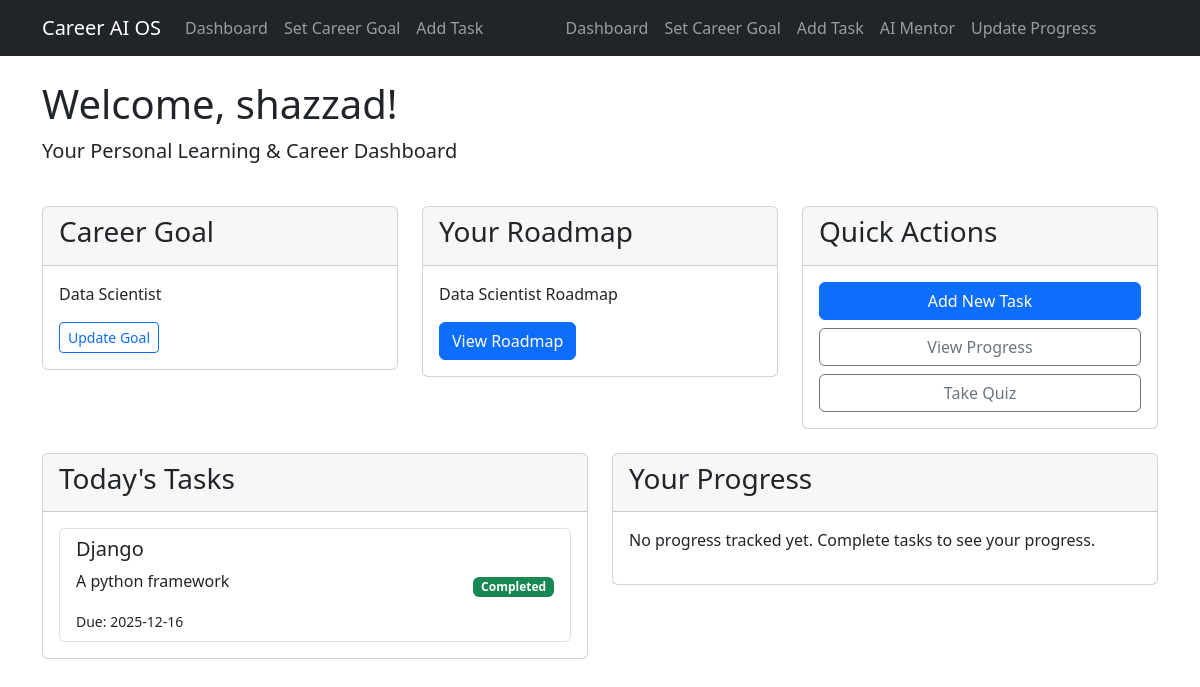
The page /dashboard (signed in) on the database its author committed.
### app/models.py (models this page shows, shortened)
class User(UserMixin, db.Model):
    id = db.Column(db.Integer, primary_key=True)
    username = db.Column(db.String(64), index=True, unique=True)
    email = db.Column(db.String(120), index=True, unique=True)
    password_hash = db.Column(db.String(128))
    career_goal = db.Column(db.String(140))
    created_at = db.Column(db.DateTime, default=datetime.utcnow)
    roadmaps = db.relationship('Roadmap', backref='user', lazy='dynamic')
    tasks = db.relationship('Task', backref='user', lazy='dynamic')
    progress = db.relationship('Progress', backref='user', lazy='dynamic')

class Roadmap(db.Model):
    id = db.Column(db.Integer, primary_key=True)
    title = db.Column(db.String(140))
    content = db.Column(db.Text)
    created_at = db.Column(db.DateTime, default=datetime.utcnow)
    user_id = db.Column(db.Integer, db.ForeignKey('user.id'))
    tasks = db.relationship('Task', backref='roadmap', lazy='dynamic')

class Task(db.Model):
    id = db.Column(db.Integer, primary_key=True)
    title = db.Column(db.String(140))
    description = db.Column(db.Text)
    completed = db.Column(db.Boolean, default=False)
    due_date = db.Column(db.DateTime)
    created_at = db.Column(db.DateTime, default=datetime.utcnow)
    user_id = db.Column(db.Integer, db.ForeignKey('user.id'))
    roadmap_id = db.Column(db.Integer, db.ForeignKey('roadmap.id'))

### app/routes.py (the view)
@bp.route('/dashboard')
@login_required
def dashboard():
    tasks = Task.query.filter_by(user_id=current_user.id).all()
    progress = Progress.query.filter_by(user_id=current_user.id).all()
    roadmap = Roadmap.query.filter_by(user_id=current_user.id).first()
    return render_template('dashboard.html', title='Dashboard', tasks=tasks, progress=progress, roadmap=roadmap)

### app/models.py (called while the page is built)
@login_manager.user_loader
def load_user(id):
    return User.query.get(int(id))

### app/templates/dashboard.html
{% extends "base.html" %}
{% block content %}
<div class="row">
    <div class="col-md-12">
        <h1>Welcome, {{ current_user.username }}!</h1>
        <p class="lead">Your Personal Learning & Career Dashboard</p>
    </div>
</div>
<div class="row mt-4">
    <div class="col-md-4">
        <div class="card">
            <div class="card-header">
                <h3>Career Goal</h3>
            </div>
            <div class="card-body">
                {% if current_user.career_goal %}
                <p>{{ current_user.career_goal }}</p>
                <a href="{{ url_for('app.career_goal') }}" class="btn btn-sm btn-outline-primary">Update Goal</a>
                {% else %}
                <p>You haven't set a career goal yet.</p>
                <a href="{{ url_for('app.career_goal') }}" class="btn btn-primary">Set Career Goal</a>
                {% endif %}
            </div>
        </div>
    </div>
    <div class="col-md-4">
        <div class="card">
            <div class="card-header">
                <h3>Your Roadmap</h3>
            </div>
            <div class="card-body">
                {% if roadmap %}
                <p>{{ roadmap.title }}</p>
                <a href="{{ url_for('app.roadmap', roadmap_id=roadmap.id) }}" class="btn btn-primary">View Roadmap</a>
                {% else %}
                <p>You don't have a roadmap yet.</p>
                <a href="{{ url_for('app.career_goal') }}" class="btn btn-primary">Generate Roadmap</a>
                {% endif %}
            </div>
        </div>
    </div>
    <div class="col-md-4">
        <div class="card">
            <div class="card-header">
                <h3>Quick Actions</h3>
            </div>
            <div class="card-body">
                <a href="{{ url_for('app.add_task') }}" class="btn btn-primary mb-2 d-block">Add New Task</a>
                <a href="#" class="btn btn-outline-secondary mb-2 d-block">View Progress</a>
                <a href="#" class="btn btn-outline-secondary d-block">Take Quiz</a>
            </div>
        </div>
    </div>
</div>
<div class="row mt-4">
    <div class="col-md-6">
        <div class="card">
            <div class="card-header">
                <h3>Today's Tasks</h3>
            </div>
            <div class="card-body">
                {% if tasks %}
                <ul class="list-group">
                    {% for task in tasks %}
                    <li class="list-group-item d-flex justify-content-between align-items-center">
                        <div>
                            <h5>{{ task.title }}</h5>
                            <p>{{ task.description }}</p>
                            <small>Due: {{ task.due_date.strftime('%Y-%m-%d') if task.due_date else 'No due date' }}</small>
                        </div>
                        <div>
                            {% if not task.completed %}
                            <a href="{{ url_for('app.complete_task', task_id=task.id) }}" class="btn btn-sm btn-success">Complete</a>
                            {% else %}
                            <span class="badge bg-success">Completed</span>
                            {% endif %}
                        </div>
                    </li>
                    {% endfor %}
                </ul>
                {% else %}
                <p>No tasks yet. <a href="{{ url_for('app.add_task') }}">Add your first task</a>.</p>
                {% endif %}
            </div>
        </div>
    </div>
    <div class="col-md-6">
        <div class="card">
            <div class="card-header">
                <h3>Your Progress</h3>
            </div>
            <div class="card-body">
                {% if progress %}
                <ul class="list-group">
                    {% for p in progress %}
                    <li class="list-group-item">
                        <h5>{{ p.skill }}</h5>
                        <div class="progress mb-2">
                            <div class="progress-bar" role="progressbar" style="width: {{ p.level * 10 }}%;" aria-valuenow="{{ p.level * 10 }}" aria-valuemin="0" aria-valuemax="100">{{ p.level }}/10</div>
                        </div>
                        <p>{{ p.notes }}</p>
                        <small>Updated: {{ p.created_at.strftime('%Y-%m-%d') }}</small>
                    </li>
                    {% endfor %}
                </ul>
                {% else %}
                <p>No progress tracked yet. Complete tasks to see your progress.</p>
                {% endif %}
            </div>
        </div>
    </div>
</div>
{% endblock %}

### rows shown on the page
User: username "shazzad", career_goal "Data Scientist"
Roadmap: title "Data Scientist Roadmap"
Task: title "Django", description "A python framework", due_date "2025-12-16", completed "Completed"
